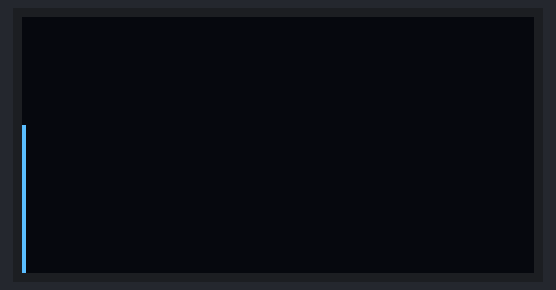
The sketch below on a simulated Arduino Uno, built with avr-gcc and run on an emulated ATmega328P. Parts: 128×64 one-colour display. The display library's start-up logo is not drawn.

Above: at 3.17 s.
At 7.55 s:
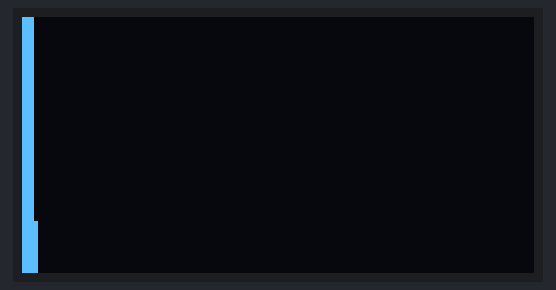
At 12.23 s:
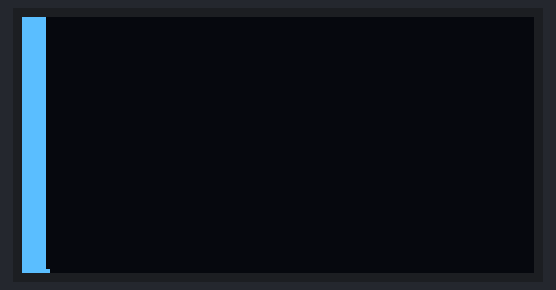
At 21.29 s:
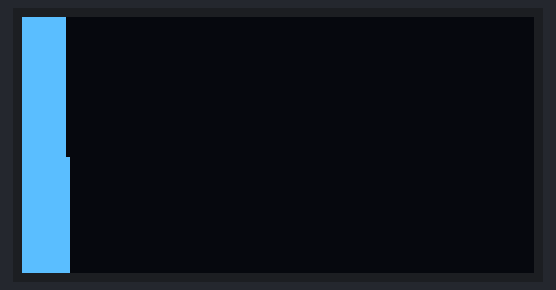
At 30.34 s:
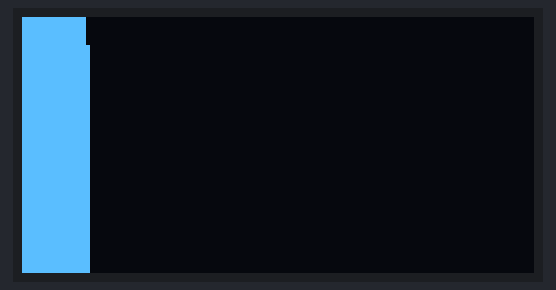
At 39.71 s:
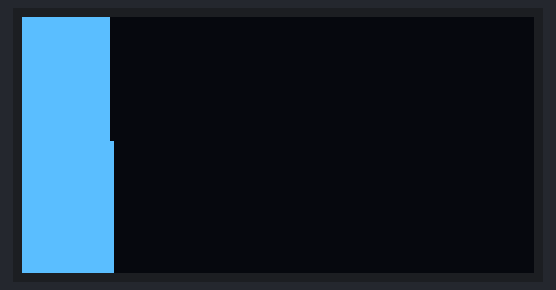

The sketch:

fill_OLED_screen.ino
```cpp
#include <Wire.h>
#include <Adafruit_GFX.h>
#include <Adafruit_SSD1306.h>

// OLED display configuration
#define SCREEN_WIDTH 128 // OLED display width, in pixels
#define SCREEN_HEIGHT 64 // OLED display height, in pixels
#define OLED_RESET    -1 // Reset pin (use -1 if not connected)
Adafruit_SSD1306 display(SCREEN_WIDTH, SCREEN_HEIGHT, &Wire, OLED_RESET);

void setup() {
  Serial.begin(115200);

  // Initialize the display
  if (!display.begin(SSD1306_SWITCHCAPVCC, 0x3C)) {
    Serial.println(F("SSD1306 allocation failed"));
    for (;;);  // Infinite loop if initialization fails
  }

  display.display(); // Actually update the display with the buffer content
  delay(2000); // Wait for 2 seconds to let the screen initialize

  display.clearDisplay();  // Clear the display to start fresh
}

void loop() {
  // Fill the screen column by column
  for (int col = 0; col < SCREEN_WIDTH; col++) {
    // Fill the column from bottom to top
    for (int row = SCREEN_HEIGHT - 1; row >= 0; row--) {
      display.drawPixel(col, row, SSD1306_WHITE);  // Draw pixel in current column and row
      display.display();  // Update the display with the new pixels
      //delay(10);  // Delay to control the speed of filling
    }
  }

  // Remove the pixels in the same pattern (bottom to top, column by column)
  for (int col = 0; col < SCREEN_WIDTH; col++) {
    // Erase the column from bottom to top
    for (int row = SCREEN_HEIGHT - 1; row >= 0; row--) {
      display.drawPixel(col, row, SSD1306_BLACK);  // Erase pixel by drawing it black
      display.display();  // Update the display with the removed pixels
      //delay(10);  // Delay to control the speed of removal
    }
  }

  //delay(500);  // Wait half a second before starting the animation again
}
```
